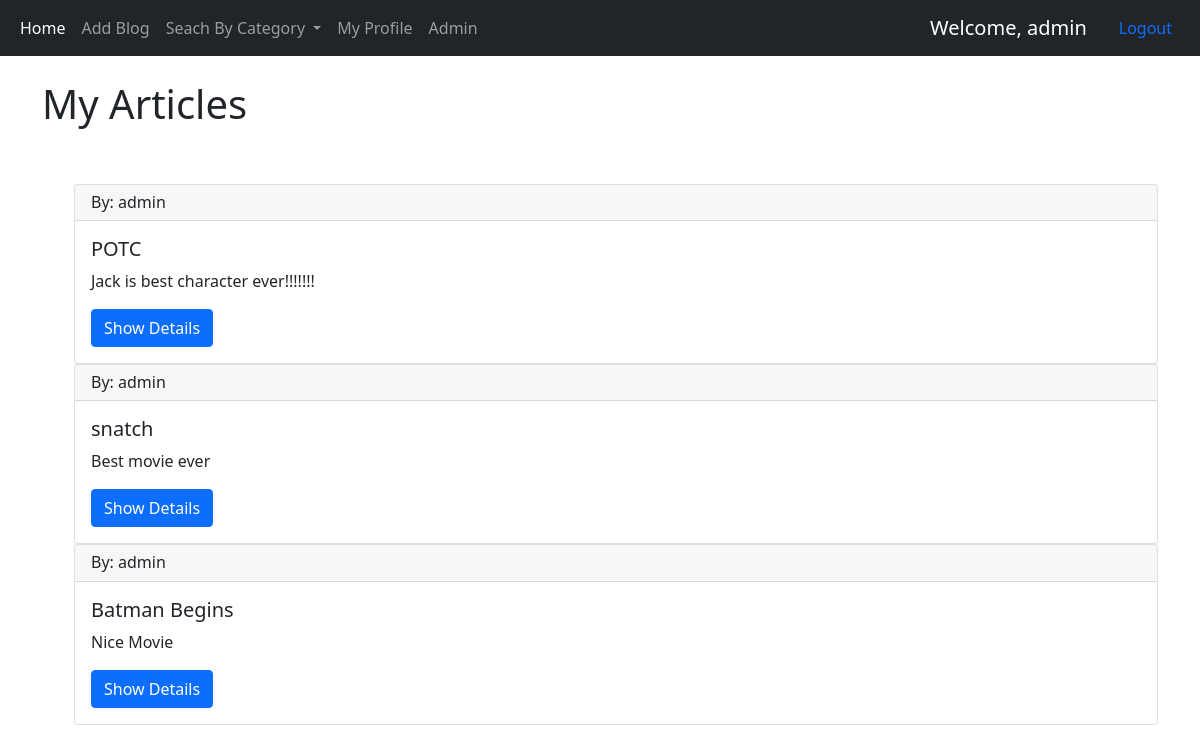
Page /profile/ (signed in) on the committed database.
### blogs/models.py (models this page shows, shortened)
class Article(models.Model):
	title=	models.CharField(max_length= 30, null=False)
	author=  models.ForeignKey(User, on_delete= models.CASCADE)
	content=	models.TextField()
	post_date= models.DateField(auto_now_add= True)
	category=	models.CharField(max_length= 30, default= 'Uncategorised')
	likes= models.ManyToManyField(User, related_name='blog_posts')
	def get_absolute_url(self):
		return reverse("article-detail", kwargs={"my_id": self.id})

### pages/views.py (the view)
# urls.py: path('profile/', profile_view, name='profile'),
def profile_view(request):
	if not request.user.is_authenticated:
		return redirect('login')
	print(type(request.user))
	query_set = Article.objects.filter(author =request.user)
	my_list = query_set[::-1]
	context = {
		'object_list' : my_list
	}
	return render(request, 'profile.html', context)

### templates/profile.html
{% extends 'base.html' %}
{% block content%}
<br>
<h1>
	My Articles
</h1>
<br><br>
<ul>
	{% for item in object_list %}
		<div class="card">
			<h6 class="card-header">By: {{ item.author }}</h6>
	  		<div class="card-body">
	    		<h5 class="card-title"> {{ item.title }} </h5>
	    		<p class="card-text"> {{ item.content }} </p>
	    		<a href= "{{ item.get_absolute_url }}" class="btn btn-primary"> Show Details </a>
	  		</div>
		</div>
	{% endfor %}
</ul>
{% endblock %}

### templates/navbar.html (shortened to what this page needs)
    <nav class="navbar navbar-expand-lg navbar-dark bg-dark">
  <div class="container-fluid">
    <div class="collapse navbar-collapse" id="navbarSupportedContent">
      <ul class="navbar-nav me-auto mb-2 mb-lg-0">
        <li class="nav-item">
          <a class="nav-link active" aria-current="page" href="{% url 'home' %}">Home</a>
        </li>
        <li class="nav-item">
          <a class="nav-link" href="{% url 'article-create' %}">Add Blog</a>
        </li>
        <li class="nav-item dropdown">
          <a class="nav-link dropdown-toggle" href="#" id="navbarDropdown" role="button" data-bs-toggle="dropdown" aria-expanded="false">
            Seach By Category
          </a>
        </li>
        <li class="nav-item">
          <a class="nav-link" href="{% url 'profile' %}">My Profile</a>
        </li>
        {% if request.user.username == 'admin' %}
        <li class="nav-item">
          <a class="nav-link" href="http://127.0.0.1:8000/admin">Admin</a>
        </li>
        {% else %}
        <li class="nav-item">
          <a class="nav-link disabled" href="#" tabindex="-1" aria-disabled="true">Admin</a>
        </li>
        {% endif %}
      </ul>
      <form class="d-flex">
        <a class="navbar-brand" href="#">Welcome, {{ request.user }}</a>
        <a class="nav-link" href="{% url 'logout' %}">Logout</a>
      </form>
    </div>
  </div>
</nav>

### rows in the picture
Article: author "admin", title "POTC", content "Jack is best character ever!!!!!!!"
Article: author "admin", title "snatch", content "Best movie ever"
Article: author "admin", title "Batman Begins", content "Nice Movie"

### other values in the picture
{{ request.user }} "admin"
